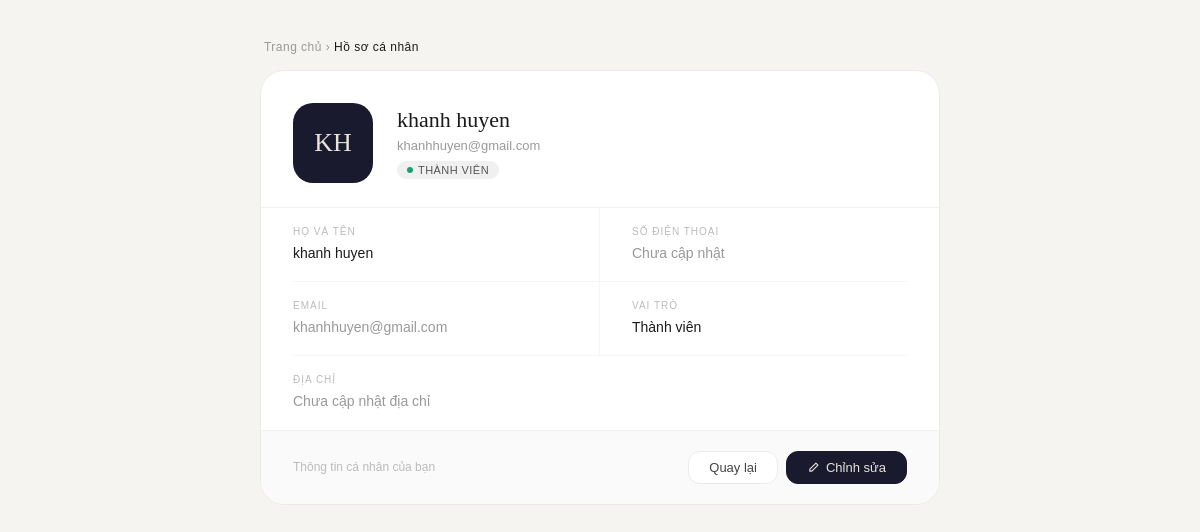
Screenshot of /profile.php (signed in) with the database file from the repository.
### tables this page shows
CREATE TABLE `nguoi_dung` (
  `id` int(11) NOT NULL COMMENT 'ID người dùng',
  `ten` varchar(100) NOT NULL COMMENT 'Họ tên',
  `email` varchar(100) NOT NULL COMMENT 'Email duy nhất',
  `mat_khau` varchar(255) NOT NULL COMMENT 'Mật khẩu hash',
  `so_dien_thoai` varchar(20) DEFAULT NULL COMMENT 'Số điện thoại',
  `dia_chi` text DEFAULT NULL COMMENT 'Địa chỉ',
  `anh_dai_dien` varchar(255) DEFAULT NULL COMMENT 'URL ảnh đại diện',
  `vai_tro` enum('admin','khach_hang') DEFAULT 'khach_hang' COMMENT 'Vai trò: admin hoặc khách hàng',
  `trang_thai` enum('hoat_dong','binh_luan','bi_khoa') DEFAULT 'hoat_dong' COMMENT 'Trạng thái tài khoản',
  `ngay_tao` datetime DEFAULT current_timestamp() COMMENT 'Ngày tạo tài khoản',
  `ngay_cap_nhat` datetime DEFAULT current_timestamp() ON UPDATE current_timestamp() COMMENT 'Ngày cập nhật',
  `lan_dang_nhap_cuoi` datetime DEFAULT NULL COMMENT 'Lần đăng nhập cuối cùng'
);

### profile.php (the view, shortened to what this page needs)
<?php
$db = new Database();
$conn = $db->connect();
$user_id = $_SESSION['user_id'];
$mode = isset($_GET['action']) && $_GET['action'] == 'edit' ? 'edit' : 'view';
$stmt = $conn->prepare("SELECT * FROM nguoi_dung WHERE id = ?");
$stmt->execute([$user_id]);
$user = $stmt->fetch(PDO::FETCH_ASSOC);
$has_avatar = !empty($user['anh_dai_dien']);
$avatar_path = $has_avatar ? 'uploads/avatars/' . $user['anh_dai_dien'] : '';
$name_parts = explode(' ', trim($user['ten']));
$initials = '';
if (count($name_parts) >= 2) {
    $initials = mb_substr($name_parts[0], 0, 1) . mb_substr(end($name_parts), 0, 1);
} else {
    $initials = mb_substr($user['ten'], 0, 2);
}
$initials = mb_strtoupper($initials);
?>
<!DOCTYPE html>
<html lang="vi">
<head>
</head>
<body>
<div class="wrap">
    <nav class="breadcrumb">
        <a href="index.php">Trang chủ</a> &rsaquo; <span>Hồ sơ cá nhân</span>
    </nav>
    <form action="profile.php?action=edit" method="POST" enctype="multipart/form-data">
        <div class="card">
            <div class="identity">
                <div class="avatar-wrap">
                    <div class="avatar">
                        <?php if ($has_avatar): ?>
                            <img src="<?= htmlspecialchars($avatar_path) ?>" alt="Avatar" id="previewImg">
                        <?php else: ?>
                            <?= htmlspecialchars($initials) ?>
                        <?php endif; ?>
                    </div>
                </div>
                <div class="id-text">
                    <h1><?= htmlspecialchars($user['ten']) ?></h1>
                    <p class="email">
                        <?= htmlspecialchars($user['email']) ?>
                    </p>
                    <div class="role-pill">
                        <span class="role-dot"></span>
                        <?= $user['vai_tro'] == 'admin' ? 'Quản trị viên' : 'Thành viên' ?>
                    </div>
                </div>
            </div>
            <div class="fields">
                <div class="field-row">
                    <div class="field-cell">
                        <span class="field-label">Họ và tên</span>
                        <?php if ($mode == 'edit'): ?>
                            <input type="text" name="ten" class="field-input"
                                   value="<?= htmlspecialchars($user['ten']) ?>" required>
                        <?php else: ?>
                            <span class="field-value"><?= htmlspecialchars($user['ten']) ?></span>
                        <?php endif; ?>
                    </div>
                    <div class="field-cell">
                        <span class="field-label">Số điện thoại</span>
                        <?php if ($mode == 'edit'): ?>
                            <input type="text" name="so_dien_thoai" class="field-input"
                                   value="<?= htmlspecialchars($user['so_dien_thoai'] ?? '') ?>"
                                   placeholder="Chưa có số điện thoại">
                        <?php else: ?>
                            <span class="field-value <?= empty($user['so_dien_thoai']) ? 'muted' : '' ?>">
                                <?= htmlspecialchars($user['so_dien_thoai'] ?? 'Chưa cập nhật') ?>
                            </span>
                        <?php endif; ?>
                    </div>
                </div>
                <div class="field-row">
                    <div class="field-cell">
                        <span class="field-label">Email</span>
                        <span class="field-value muted"><?= htmlspecialchars($user['email']) ?></span>
                    </div>
                    <div class="field-cell">
                        <span class="field-label">Vai trò</span>
                        <span class="field-value">
                            <?= $user['vai_tro'] == 'admin' ? 'Quản trị viên' : 'Thành viên' ?>
                        </span>
                    </div>
                </div>
                <div class="field-row solo">
                    <div class="field-cell">
                        <span class="field-label">Địa chỉ</span>
                        <?php if ($mode == 'edit'): ?>
                            <textarea name="dia_chi" class="field-textarea" rows="2"
                                      placeholder="Nhập địa chỉ của bạn"><?= htmlspecialchars($user['dia_chi'] ?? '') ?></textarea>
                        <?php else: ?>
                            <span class="field-value <?= empty($user['dia_chi']) ? 'muted' : '' ?>">
                                <?= htmlspecialchars($user['dia_chi'] ?? 'Chưa cập nhật địa chỉ') ?>
                            </span>
                        <?php endif; ?>
                    </div>
                </div>
            </div>
            <div class="card-footer">
                <?php if ($mode == 'view'): ?>
                    <span class="footer-hint">Thông tin cá nhân của bạn</span>
                    <div class="btn-group">
                        <a href="index.php" class="btn">Quay lại</a>
                        <a href="profile.php?action=edit" class="btn btn-dark">
                            <svg width="13" height="13" viewBox="0 0 16 16" fill="none">
                                <path d="M11 2.5l2.5 2.5-7.5 7.5H3.5V10L11 2.5z" stroke="currentColor" stroke-width="1.4" stroke-linejoin="round"/>
                            </svg>
                            Chỉnh sửa
                        </a>
                    </div>
                <?php endif; ?>
            </div>
        </div>
    </form>
</div>
</body>
</html>

### profile.php (style rules this page uses)
*, *::before, *::after { box-sizing: border-box; margin: 0; padding: 0; }
:root { --ink: #1a1a1a; --ink-muted: #999; --ink-faint: #bbb; --surface: #fff; --bg: #f5f4f1; --border: #ebebeb; --border-light: #f0f0f0; --accent: #1a1a2e; --green: #1D9E75; --green-bg: #eaf3de; --green-border: #c0dd97; --green-text: #3B6D11; --radius-card: 24px; --radius-field: 10px; --radius-btn: 12px; }
body { background: var(--bg); font-family: 'DM Sans', sans-serif; color: var(--ink); min-height: 100vh; padding: 2.5rem 1rem 4rem; }
.wrap { max-width: 680px; margin: 0 auto; display: flex; flex-direction: column; gap: 16px; }
.breadcrumb { font-size: 12px; color: var(--ink-muted); letter-spacing: .04em; padding: 0 4px; }
.breadcrumb a { color: var(--ink-muted); text-decoration: none; }
.breadcrumb span { color: var(--ink); }
.card { background: var(--surface); border-radius: var(--radius-card); border: 1px solid var(--border); overflow: hidden; }
.identity { padding: 2rem 2rem 1.5rem; display: flex; align-items: center; gap: 1.5rem; border-bottom: 1px solid var(--border-light); }
.avatar-wrap { position: relative; flex-shrink: 0; }
.avatar { width: 80px; height: 80px; border-radius: 20px; background: var(--accent); display: flex; align-items: center; justify-content: center; font-family: 'Instrument Serif', serif; font-size: 26px; color: #e8e4d9; overflow: hidden; }
.id-text h1 { font-family: 'Instrument Serif', serif; font-size: 22px; font-weight: 400; color: var(--ink); line-height: 1.2; }
.id-text .email { font-size: 13px; color: var(--ink-muted); margin-top: 4px; }
.role-pill { display: inline-flex; align-items: center; gap: 5px; margin-top: 8px; padding: 3px 10px; border-radius: 20px; background: #f0f0f0; font-size: 11px; color: #555; letter-spacing: .04em; text-transform: uppercase; }
.role-dot { width: 6px; height: 6px; border-radius: 50%; background: var(--green); flex-shrink: 0; }
.fields { padding: 0 2rem; }
.field-row { display: grid; grid-template-columns: 1fr 1fr; gap: 0; border-bottom: 1px solid #f5f5f5; }
.field-row:last-child { border-bottom: none; }
.field-row.solo { grid-template-columns: 1fr; }
.field-cell { padding: 1.1rem 0; display: flex; flex-direction: column; gap: 6px; }
.field-cell:first-child:not(:last-child) { padding-right: 2rem; border-right: 1px solid #f5f5f5; }
.field-cell:last-child:not(:first-child) { padding-left: 2rem; }
.field-label { font-size: 10px; font-weight: 500; color: var(--ink-faint); text-transform: uppercase; letter-spacing: .1em; }
.field-value { font-size: 14px; color: var(--ink); line-height: 1.5; }
.field-value.muted { color: var(--ink-muted); }
.card-footer { padding: 1.25rem 2rem; background: #fafafa; display: flex; align-items: center; justify-content: space-between; border-top: 1px solid var(--border-light); }
.footer-hint { font-size: 12px; color: var(--ink-faint); }
.btn-group { display: flex; gap: 8px; }
.btn { font-size: 13px; padding: 8px 20px; border-radius: var(--radius-btn); cursor: pointer; font-family: 'DM Sans', sans-serif; font-weight: 500; border: 1px solid var(--border); background: var(--surface); color: #444; transition: background .15s, border-color .15s; text-decoration: none; display: inline-flex; align-items: center; gap: 6px; }
.btn-dark { background: var(--accent); color: #e8e4d9; border-color: var(--accent); }

### rows the page displays
nguoi_dung: ten "KH", ten "khanh huyen", email "khanhhuyen@gmail.com", so_dien_thoai "Chưa cập nhật", dia_chi "Chưa cập nhật địa chỉ"
